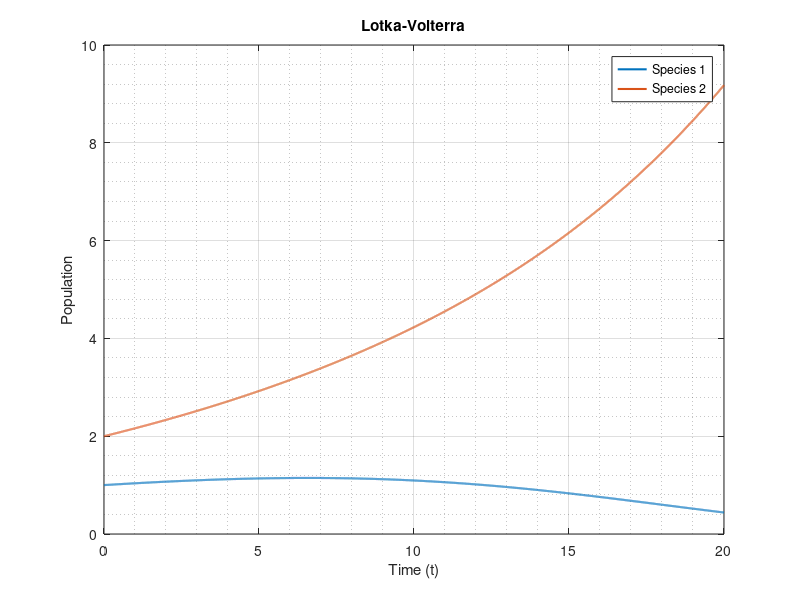
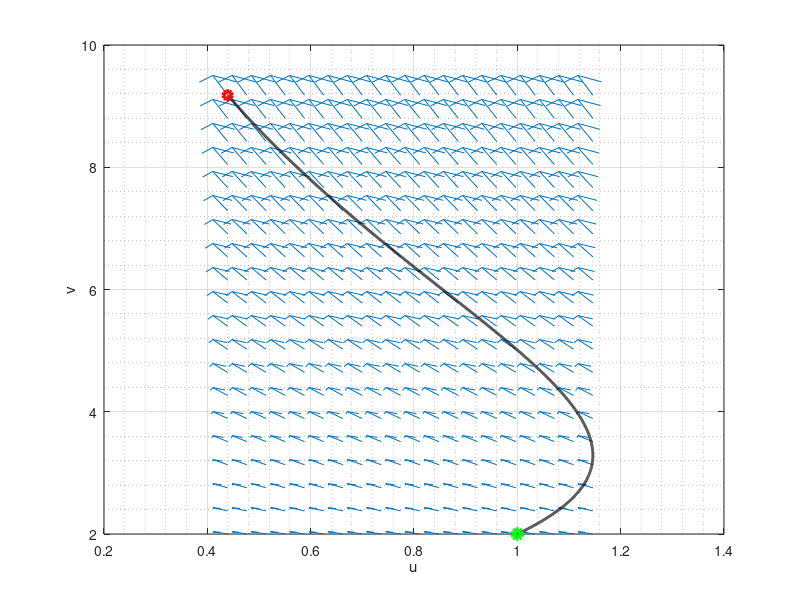

These charts were generated, in order, by the following MATLAB code:
%% Competing Species

close all; clear; clc

% Discretize time: 
N = 1e4;
t_0 = 0;
t_end = 20;
t = linspace(t_0,t_end,N);

u0 = 1;
v0 = 2;

U0 = [u0,v0];




% Parameters
k1 = 0.1;
k2 = 0.1;
m1 = 80;
m2 = 100;
d1 = 0.03;
d2 = 0.02;


% Right hand side:


dUdt = @(t, U)[k1*U(1)*(1-U(1)/m1) - d1*U(1)*U(2);
               k2*U(2)*(1-U(2)/m2) - d2*U(1)*U(2)];

% Numerically solve the IVP
[t,U] = ode45(dUdt, t, U0);

u = U(:,1);
v = U(:,2);




%Plot
figure(1);
plot(t, u, 'LineWidth', 1.5); hold on;
plot(t, v, 'LineWidth', 1.5);
title('Lotka-Volterra');
xlabel('Time (t)');
ylabel('Population');
legend('Species 1','Species 2');
grid on;
grid minor;

%%Phase Plane
N_mesh = 20;
u_vec = linspace(min(u),max(u),N_mesh);
v_vec = linspace(min(v),max(v),N_mesh);

[U_mesh,V_mesh] = meshgrid(u_vec,v_vec);

Fu_vec = @(u,v) k1*u*(1-u/m1) - d1*u*v;
Fv_vec = @(u,v) k2*v*(1-v/m2) - d2*u*v;

figure(2)
quiver(U_mesh,V_mesh, Fu_vec(U_mesh,V_mesh),Fv_vec(U_mesh,V_mesh));
hold on;
plot(u, v, 'k-', 'LineWidth', 2); hold on;
plot(u0,v0, 'go','LineWidth', 4)
plot(u(end),v(end), 'ro', 'LineWidth',3)
xlabel('u');
ylabel('v');
grid on;
grid minor;
